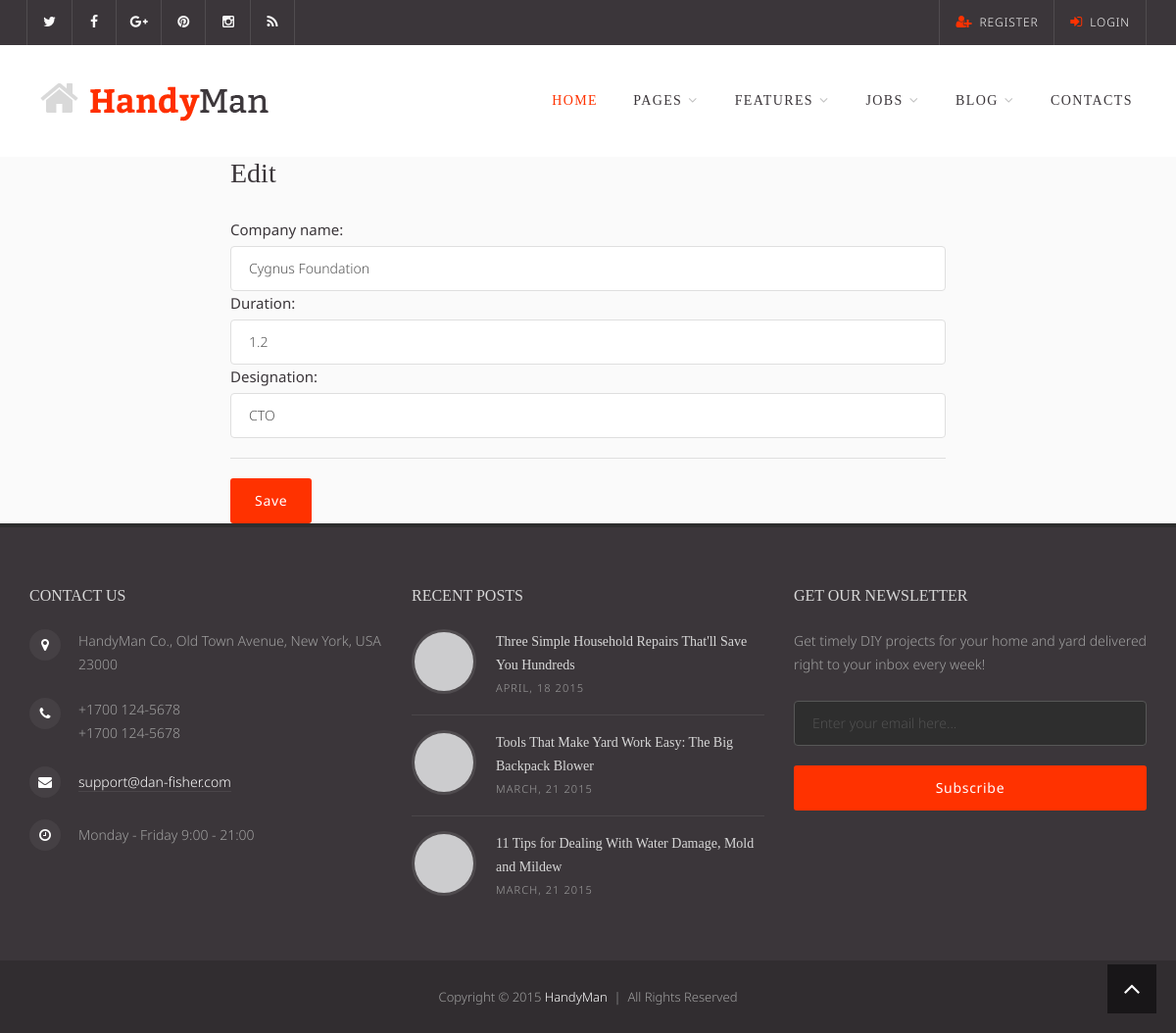
The page /employee/experience/edit/1 on the database its author committed.
### employee/models.py (models this page shows, shortened)
class Experience(models.Model):
    company_name = models.CharField(max_length=100)
    duration = models.DecimalField(decimal_places=1,max_digits=3)
    designation = models.CharField(max_length=50)
    employee = models.ForeignKey(Employee,on_delete=models.CASCADE)
    class Meta:
        db_table = 'experience'

### employee/views.py (the view)
# urls.py: path('experience/edit/<int:id>',views.exp_edit,name='exp_edit'),
def exp_edit(request,id):
    exp = Experience.objects.get(pk=id)
    form = ExperineceForm(request.POST or None,instance=exp)
    if form.is_valid():
        form.save()
        return redirect('employee_dashboard')
    context = {
        'form':form
    }
    return render(request,'edit_exp.html',context)

### employee/forms.py
class ExperineceForm(forms.ModelForm):
    company_name = forms.CharField(widget=forms.TextInput(attrs={'class':'form-control'}))
    duration = forms.DecimalField(widget=forms.TextInput(attrs={'class': 'form-control'}))
    designation = forms.CharField(widget=forms.TextInput(attrs={'class': 'form-control'}))
    class Meta:
        model=Experience
        exclude = ['employee']

### templates/edit_exp.html (shortened to what this page needs)
{% extends 'master.html'  %}
{% block 'content' %}
  <div class="container">
      <div class="col-md-8 col-md-offset-2">
        <h3>Edit</h3>
          <form method="post">
              {{form}}
                <hr/>
              <button type="submit" class="btn btn-primary">Save</button>
          </form>
      </div>
  </div>
  {% endblock %}

### static/css/theme.css (style rules this page uses)
html { overflow-x: hidden; overflow-y: auto; }
body { background-color: #fafafa; color: #8c8c8c; font-family: 'Noto Sans', sans-serif; font-size: 15px; line-height: 24px; font-weight: 300; margin: 0; overflow-x: hidden; }

### static/css/theme-elements.css (style rules this page uses)
h1, h2, h3, h4, h5, h6, .h1, .h2, .h3, .h4, .h5, .h6 { font-family: 'Bitter', serif; font-weight: 400; line-height: 1.2em; margin: 0 0 1em 0; color: #3b363a; }
h3, .h3 { font-size: 28px; }
.btn-default, .btn-primary, .btn-success, .btn-info, .btn-warning, .btn-danger { border-color: transparent; letter-spacing: 0.05em; -webkit-box-shadow: none; box-shadow: none; }
.btn { border-radius: 3px; }
.btn-primary { background: #ff3200; filter: progid:DXImageTransform.Microsoft.gradient(enabled = false); }
label { display: inline-block; margin-bottom: 5px; color: #3b363a; font-weight: normal; }
.form-control { background-color: #fff; border: 1px solid #dfdfdf; -webkit-box-shadow: inset 0 1px 1px rgba(0, 0, 0, 0.075); box-shadow: inset 0 1px 1px rgba(0, 0, 0, 0.075); -webkit-box-shadow: none; box-shadow: none; padding-left: 18px; padding-right: 18px; border-radius: 4px; }
hr { border-top-color: #dfdfdf; }

### rows shown on the page
Experience: company_name "Cygnus Foundation", duration "1.2", designation "CTO"
